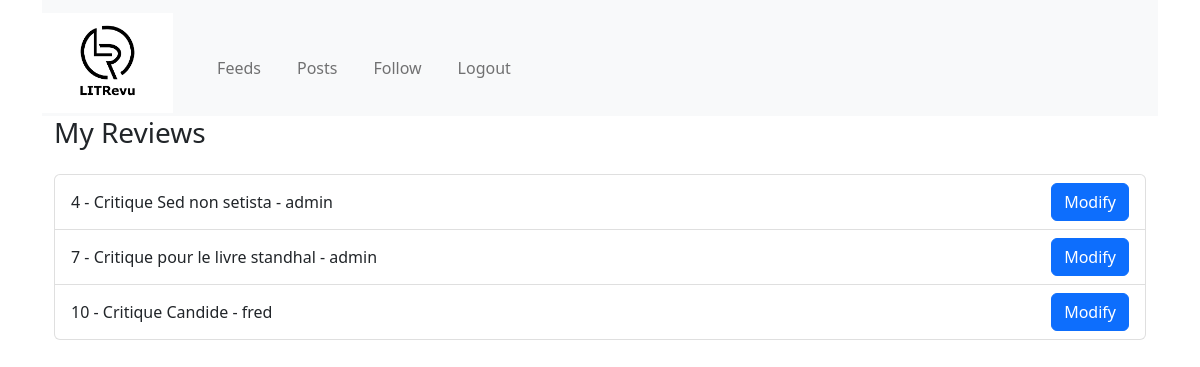
The page /reviews/ (signed in) on the database its author committed.
### app/models.py (models this page shows)
class Review(models.Model):
    ticket = models.ForeignKey(to=Ticket, on_delete=models.CASCADE)
    rating = models.PositiveSmallIntegerField(
        validators=[MinValueValidator(0), MaxValueValidator(5)])
    headline = models.CharField(max_length=128)
    body = models.CharField(max_length=8192, blank=True)
    user = models.ForeignKey(
        to=settings.AUTH_USER_MODEL, on_delete=models.CASCADE)
    time_created = models.DateTimeField(auto_now_add=True)

class User(AbstractUser, PermissionsMixin):
    pass

### app/views.py (the view)
# urls.py: path('reviews/', ReviewListView.as_view(), name='review-list'),
class ReviewListView(LoginRequiredMixin, ListView):
    model = Review
    template_name = 'review-list.html'
    context_object_name = 'reviews'

### app/templates/review-list.html (shortened to what this page needs)
{% extends "base.html" %}
{% block content %}
    <div class="container">
        <h3 class="mb-4">My Reviews</h3>
        <ul class="list-group">
            {% for review in reviews %}
                <li class="list-group-item d-flex justify-content-between align-items-center">
                    {{ review.pk }} - {{ review.headline }} - {{ review.user }}
                    <a href="{% url 'review-update' review.pk %}" class="btn btn-primary">Modify</a>
                </li>
            {% endfor %}
        </ul>
    </div>
{% endblock %}

### rows shown on the page
Review: pk "4", headline "Critique Sed non setista", user "admin"
Review: pk "7", headline "Critique pour le livre standhal", user "admin"
Review: pk "10", headline "Critique Candide", user "fred"
